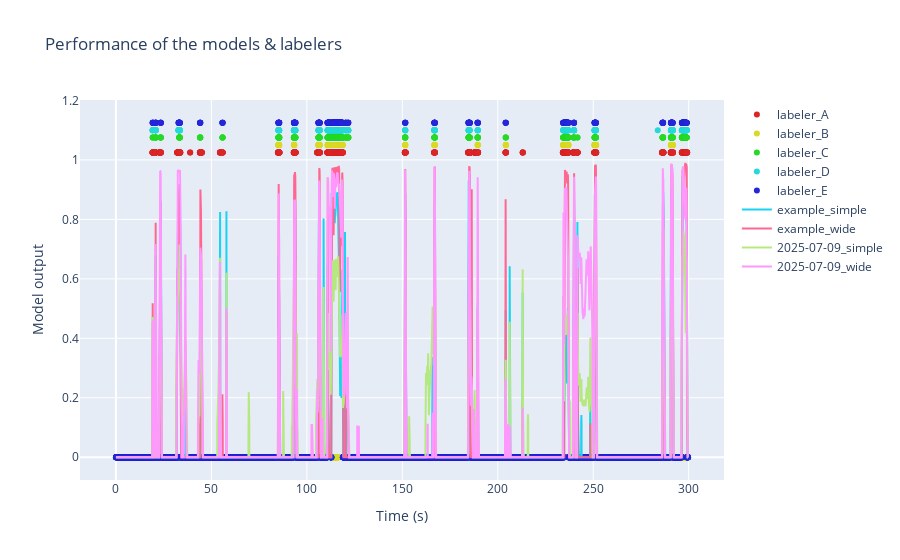

The cell this chart's notebook holds for it:
### Markdown cell above
Also, we can see both the models and the labelers performance on an example video

### Code cell
example_folder_path = base / 'examples' / 'colabeled_video'

labelers_example = {
    "labeler_A": "Example_labeler_A.csv",
    "labeler_B": "Example_labeler_B.csv",
    "labeler_C": "Example_labeler_C.csv",
    "labeler_D": "Example_labeler_D.csv",
    "labeler_E": "Example_labeler_E.csv"
}

rst.plot_performance_on_video(example_folder_path, model_paths, labelers_example, fps = 25, 
                              bodyparts = ['nose', 'left_ear', 'right_ear', 'head', 'neck', 'body'], 
                              targets = ['obj_1', 'obj_2'], plot_tgt = "obj_2")

### Figure 1 — Plotly figure (JSON) as saved in the notebook; plotly's stock layout.template omitted (floating-point values rounded to 4 significant figures; data arrays with more than 128 entries replaced by an {"elided": "..."} marker saying what was removed)
{"data": [{"marker": {"color": "hsl(0, 70%, 50%)"}, "mode": "markers", "name": "labeler_A", "type": "scatter", "x": {"elided": "7493 float values"}, "y": {"elided": "7493 float values"}}, {"marker": {"color": "hsl(60, 70%, 50%)"}, "mode": "markers", "name": "labeler_B", "type": "scatter", "x": {"elided": "7493 float values"}, "y": {"elided": "7493 float values"}}, {"marker": {"color": "hsl(120, 70%, 50%)"}, "mode": "markers", "name": "labeler_C", "type": "scatter", "x": {"elided": "7493 float values"}, "y": {"elided": "7493 float values"}}, {"marker": {"color": "hsl(180, 70%, 50%)"}, "mode": "markers", "name": "labeler_D", "type": "scatter", "x": {"elided": "7493 float values"}, "y": {"elided": "7493 float values"}}, {"marker": {"color": "hsl(240, 70%, 50%)"}, "mode": "markers", "name": "labeler_E", "type": "scatter", "x": {"elided": "7493 float values"}, "y": {"elided": "7493 float values"}}, {"line": {"width": 2}, "mode": "lines", "name": "example_simple", "type": "scatter", "x": {"elided": "7493 float values"}, "y": {"elided": "7493 float values"}}, {"line": {"width": 2}, "mode": "lines", "name": "example_wide", "type": "scatter", "x": {"elided": "7493 float values"}, "y": {"elided": "7493 float values"}}, {"line": {"width": 2}, "mode": "lines", "name": "2025-07-09_simple", "type": "scatter", "x": {"elided": "7493 float values"}, "y": {"elided": "7493 float values"}}, {"line": {"width": 2}, "mode": "lines", "name": "2025-07-09_wide", "type": "scatter", "x": {"elided": "7493 float values"}, "y": {"elided": "7493 float values"}}], "layout": {"showlegend": true, "title": {"text": "Performance of the models & labelers"}, "xaxis": {"title": {"text": "Time (s)"}}, "yaxis": {"title": {"text": "Model output"}}}}
